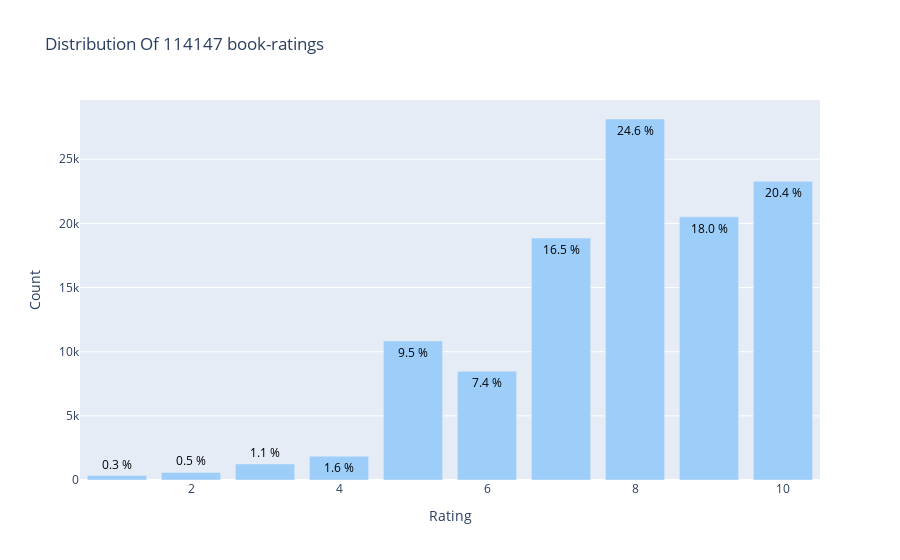

The notebook cell this image was saved under:
### Code cell
from plotly.offline import init_notebook_mode, plot, iplot
import plotly.graph_objs as go
init_notebook_mode(connected=True)

clrs = 'rgb(157,205,249)'
data =quality_ratings['rating'].value_counts().sort_index(ascending=False)
trace = go.Bar(x = data.index,
               text = ['{:.1f} %'.format(val) for val in (data.values / quality_ratings.shape[0] * 100)],
               textposition = 'auto',
               textfont = dict(color = '#000000'),
               y = data.values,
               marker=dict(color=clrs)
               )
# Create layout
layout = dict(title = 'Distribution Of {} book-ratings'.format(quality_ratings.shape[0]),
              xaxis = dict(title = 'Rating'),
              yaxis = dict(title = 'Count'))
# Create plot
fig = go.Figure(data=[trace], layout=layout)
iplot(fig)

### Figure 1 — Plotly figure (JSON) as saved in the notebook; plotly's stock layout.template omitted (floating-point values rounded to 4 significant figures)
{"data": [{"marker": {"color": "rgb(157,205,249)"}, "text": ["20.4 %", "18.0 %", "24.6 %", "16.5 %", "7.4 %", "9.5 %", "1.6 %", "1.1 %", "0.5 %", "0.3 %"], "textfont": {"color": "#000000"}, "textposition": "auto", "type": "bar", "x": [10, 9, 8, 7, 6, 5, 4, 3, 2, 1], "y": [23279, 20510, 28136, 18858, 8481, 10840, 1854, 1249, 593, 347]}], "layout": {"title": {"text": "Distribution Of 114147 book-ratings"}, "xaxis": {"title": {"text": "Rating"}}, "yaxis": {"title": {"text": "Count"}}}}
